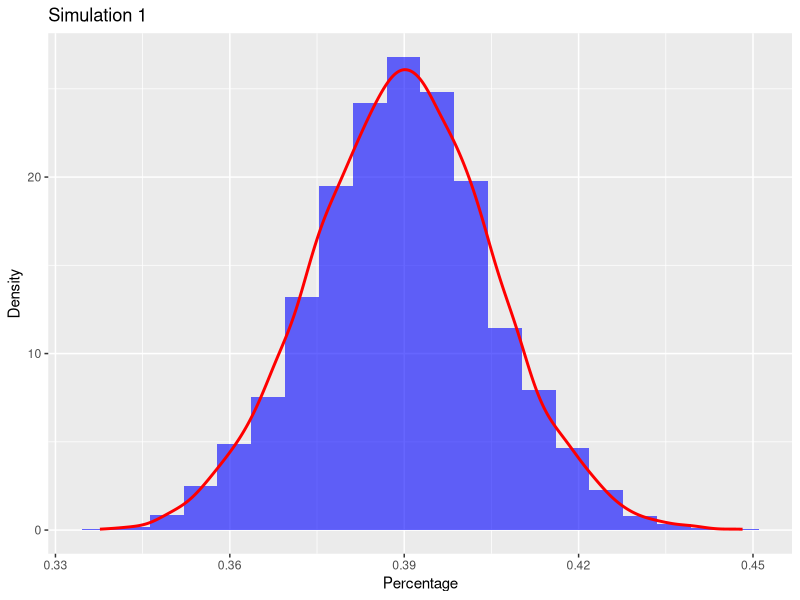
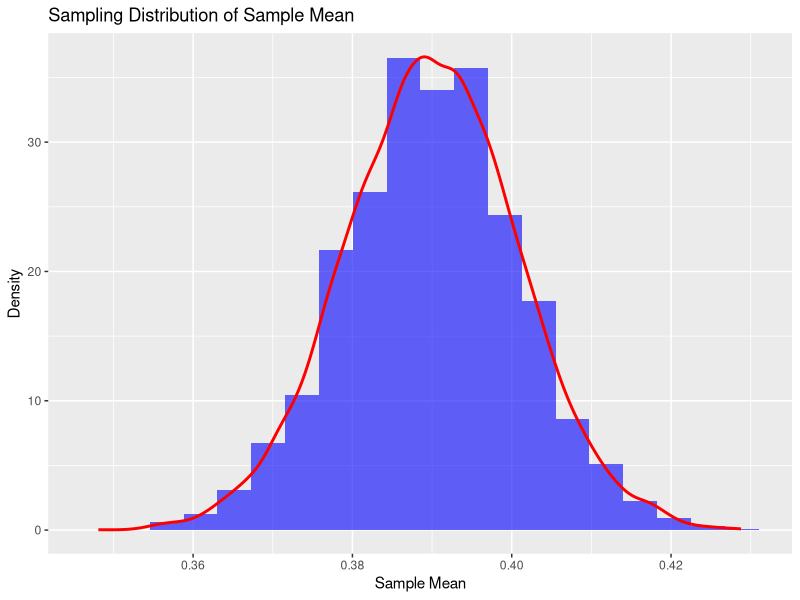
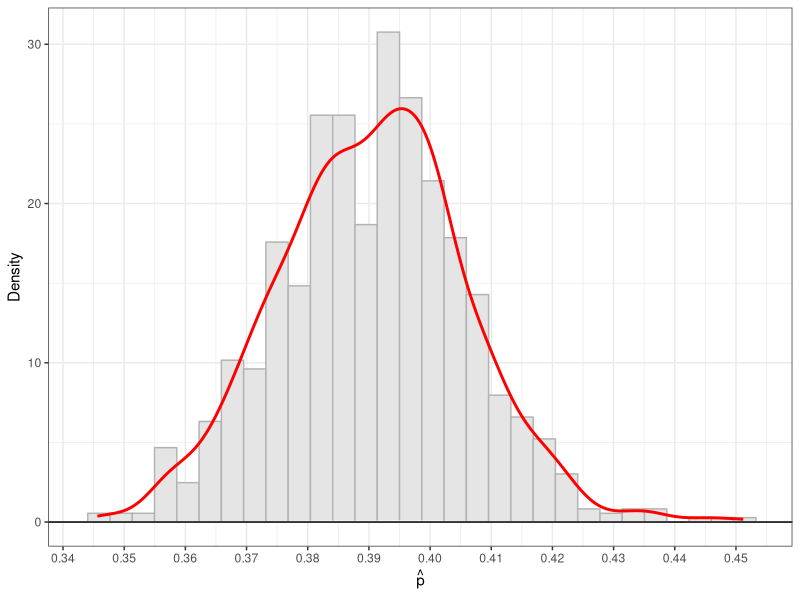

Recreate these plots in R, in order.
#######################################################################
#Lab 10
#Jake Schneider
#######################################################################
library(tidyverse)
library(patchwork)

##################################################
#Task 1
#################################################
################
#sample size 10000
poll.size <- 1004
poll.probability <- 0.39
poll.generation <- 10000

simulation1.poll.dat <- tibble(
  prop = rbinom(poll.generation, poll.size, poll.probability) / poll.size 
)

ci1 <- quantile(simulation1.poll.dat$prop, probs = c(0.025, 0.975))
moe1 <- (ci1[2] - ci1[1]) / 2


ggplot(simulation1.poll.dat, aes(x = prop)) +
  geom_histogram(aes(y = after_stat(density)), bins = 20, fill = "blue", alpha = 0.6) +
  geom_density(color = "red", linewidth = 1) +
  labs(title = "Simulation 1", x = "Percentage", y = "Density")





################
#poll size is 2008
poll.size <- 2008
poll.probability <- 0.39
poll.generation <- 10000

simulation1.poll.dat <- tibble(
  prop = rbinom(poll.generation, poll.size, poll.probability) / poll.size 
)

ggplot(simulation1.poll.dat, aes(x = prop)) +
  geom_histogram(aes(y = after_stat(density)), bins = 20, fill = "blue", alpha = 0.6) +
  geom_density(color = "red", linewidth = 1) +
  labs(title = "Sampling Distribution of Sample Mean", x = "Sample Mean", y = "Density")

ci2 <- quantile(simulation1.poll.dat$prop, probs = c(0.025, 0.975))
moe2 <- (ci2[2] - ci2[1]) / 2


##################################################
#Task 2
#################################################
gallup.survery <- tibble(
  reponse = c(
    rep("satisfied", 392),
    rep("dissatisfied", 592),
    rep("no.opinion", 20)
  )
)

R <- 1000
resamples <- tibble(p.hat = numeric(R))

for( i in 1:R){
  # Take a resample
  curr.resample <- sample(x = gallup.survery$reponse,
                          size = nrow(gallup.survery),
                          replace = T)
  # compute the stat on the resample
  resamples$p.hat[i] <- mean(curr.resample == "satisfied")
}


ggplot(resamples, aes(x = p.hat)) + 
  # Histogram underneath
  geom_histogram(aes(y = after_stat(density)), 
                 bins = 30, fill = "gray90", color = "gray70") +
  
  # Bar chart of normalized counts on top
  geom_bar(aes(y = after_stat(count / sum(count))), 
           fill = "lightblue", color = "white", width = 0.005) +
  
  # Density curve on top
  geom_density(color = "red", linewidth = 1) +
  
  # Styling
  geom_hline(yintercept = 0) +
  theme_bw() +
  xlab(bquote(hat(p))) +
  ylab("Density") +
  scale_x_continuous(breaks = round(seq(0.3, 0.5, 0.01), 2))

ci3 <- quantile(resamples$p.hat, probs = c(0.025, 0.975))
moe3 <- (ci3[2] - ci3[1]) / 2



##################################################
#Task 3
#################################################
n.values <- seq(100,3000, 10)
p.values <- seq(.01,.99, .01)
simulation.size <- 10000

sim.grid <- expand_grid(n = n.values, p = p.values)

n.p.sim.results <- sim.grid |>
  rowwise() |>
  mutate(
    moe = {
      props <- rbinom(simulation.size, size = n, prob = p) / n
      ci <- quantile(props, probs = c(0.025, 0.975))
      (ci[2] - ci[1]) / 2
    }
  ) |>
  ungroup()


moe.heatmap <- ggplot(n.p.sim.results, aes(x = n, y = p, fill = moe)) +
  geom_raster() +
  scale_fill_viridis_c(option = "plasma", name = "Margin of Error") +
  labs(
    title = "Simulation-Based Margin of Error by n and p",
    x = "Sample Size (n)",
    y = "True Proportion (p)"
  ) +
  theme_minimal()


moe.heatmap.advanced <- ggplot(n.p.sim.results, aes(x = p, y = n, fill = moe)) +
  geom_raster() +
  scale_fill_viridis_c(option = "plasma") +
  labs(title = "Margin of Error by Sample Size and Proportion",
       x = "True Proportion (p)",
       y = "Sample Size (n)",
       fill = "MOE") +
  theme_minimal() +
  # Add contour lines for specific MOE values
  geom_contour(aes(z = moe), breaks = c(0.02, 0.03, 0.04, 0.05), color = "white") +
  # Add text annotation
  annotate("text", x = 0.5, y = 2800, 
           label = "MOE decreases with sample size and\nis smallest when p is near 0 or 1", 
           color = "white", size = 3.5)

##################################################
#Task 4
#################################################
#wilson moe
wilson.margin <- function(n, p, z = 1.96) {
  numerator <- z * sqrt((p * (1 - p) + z^2/(4*n))/n)
  denominator <- 1 + z^2/n
  return(numerator / denominator)
}

wilson.n.values <- seq(100,2000, 10)
wilson.p.values <- seq(.01,.99, .01)

wilson.sim.grid <- expand_grid(n = wilson.n.values, p = wilson.p.values)

#wilson moe for all of our combos 
wilson.results <- wilson.sim.grid |>
  rowwise() |>
  mutate(
    moe = wilson.margin(n, p)
  ) |>
  ungroup()


wilson.heatmap <- ggplot(wilson.results, aes(x = n, y = p, fill = moe)) +
  geom_raster() +
  scale_fill_viridis_c(option = "plasma", name = "Margin of Error") +
  labs(
    title = "Simulation-Based Wilson Margin of Error by n and p",
    x = "Sample Size (n)",
    y = "True Proportion (p)"
  ) +
  theme_minimal()

wilson.heatmap.advanced <- ggplot(wilson.results, aes(x = p, y = n, fill = moe)) +
  geom_raster() +
  scale_fill_viridis_c(option = "viridis") +
  labs(title = "Wilson Margin of Error by Sample Size and Proportion",
       x = "Proportion (p)",
       y = "Sample Size (n)",
       fill = "MOE") +
  theme_minimal() +
  geom_contour(aes(z = moe), breaks = c(0.02, 0.03, 0.04, 0.05), color = "white") +
  annotate("text", x = 0.5, y = 1800, 
           label = "Wilson method provides\nmore accurate MOE estimates", 
           color = "white", size = 3.5)

results.comparison <- tibble(
  Method = c("Simulation (n=1004)", "Simulation (n=2008)", "Bootstrap (n=1004)", "Wilson (n=1004, p=0.39)"),
  MOE = c(
    moe1,
    moe2,
    moe3,
    wilson.margin(1004, 0.39)
  )
)



##################################################
#optional coding challenge 
#################################################

bootstrap_n.values <- seq(100, 800, 100)  # Using fewer n values
bootstrap_p.values <- seq(0.1, 0.9, 0.1)  # Using fewer p values
bootstrap_sim.count <- 10   # Number of simulations per n,p combination
bootstrap_resample.count <- 100  # Number of bootstrap resamples per simulation

# Create grid of all n,p combinations
bootstrap.grid <- expand_grid(n = bootstrap_n.values, p = bootstrap_p.values)

# Initialize results data frame
bootstrap.results <- bootstrap.grid |>
  rowwise() |>
  mutate(
    moe = {
      # Store MOEs from multiple simulations
      sim_moes <- numeric(bootstrap_sim.count)
      
      for(sim in 1:bootstrap_sim.count) {
        # 1. Generate a random poll result
        poll_data <- tibble(
          response = c(
            rep("success", rbinom(1, n, p)),
            rep("failure", n - rbinom(1, n, p))
          )
        )
        
        # 2. Perform bootstrap resampling
        resample_props <- numeric(bootstrap_resample.count)
        for(i in 1:bootstrap_resample.count) {
          # Take a bootstrap resample
          curr_resample <- sample(poll_data$response, size = n, replace = TRUE)
          # Compute proportion
          resample_props[i] <- mean(curr_resample == "success")
        }
        
        # 3. Calculate MOE for this simulation
        ci <- quantile(resample_props, probs = c(0.025, 0.975))
        sim_moes[sim] <- (ci[2] - ci[1]) / 2
      }
      
      # Return average MOE across all simulations
      mean(sim_moes)
    }
  ) |>
  ungroup()

# Create heatmap for bootstrap MOEs
bootstrap_heatmap <- ggplot(bootstrap.results, aes(x = p, y = n, fill = moe)) +
  geom_raster() +
  scale_fill_viridis_c(option = "cividis") +
  labs(title = "Bootstrap Margin of Error by Sample Size and Proportion",
       subtitle = "Average of multiple bootstrap simulations",
       x = "Proportion (p)",
       y = "Sample Size (n)",
       fill = "MOE") +
  theme_minimal() +
  geom_contour(aes(z = moe), breaks = c(0.02, 0.03, 0.04, 0.05, 0.06), color = "white") +
  annotate("text", x = 0.5, y = 700, 
           label = "Bootstrap MOE follows similar patterns\nas simulation and theoretical approaches", 
           color = "white", size = 3.5)


